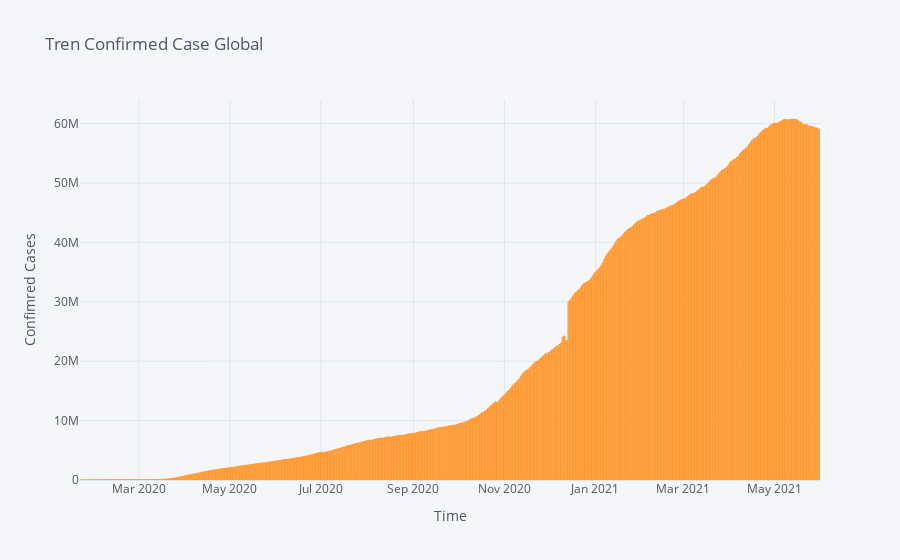

This figure's notebook cell:
### Markdown cell above
### **Trend Active Cases**

### Code cell
dataGroup.iplot(kind = "bar", y = "Active", title = "Tren Confirmed Case Global",xTitle = "Time", yTitle = 'Confimred Cases')

### Figure 1 — Plotly figure (JSON) as saved in the notebook; plotly's stock layout.template omitted (floating-point values rounded to 4 significant figures; data arrays with more than 128 entries replaced by an {"elided": "..."} marker saying what was removed)
{"data": [{"marker": {"color": "rgba(255, 153, 51, 0.6)", "line": {"color": "rgba(255, 153, 51, 1.0)", "width": 1}}, "name": "Active", "orientation": "v", "text": "", "type": "bar", "x": {"elided": "496 str values"}, "y": {"elided": "496 int values"}}], "layout": {"legend": {"bgcolor": "#F5F6F9", "font": {"color": "#4D5663"}}, "paper_bgcolor": "#F5F6F9", "plot_bgcolor": "#F5F6F9", "title": {"font": {"color": "#4D5663"}, "text": "Tren Confirmed Case Global"}, "xaxis": {"gridcolor": "#E1E5ED", "showgrid": true, "tickfont": {"color": "#4D5663"}, "title": {"font": {"color": "#4D5663"}, "text": "Time"}, "zerolinecolor": "#E1E5ED"}, "yaxis": {"gridcolor": "#E1E5ED", "showgrid": true, "tickfont": {"color": "#4D5663"}, "title": {"font": {"color": "#4D5663"}, "text": "Confimred Cases"}, "zerolinecolor": "#E1E5ED"}}}
